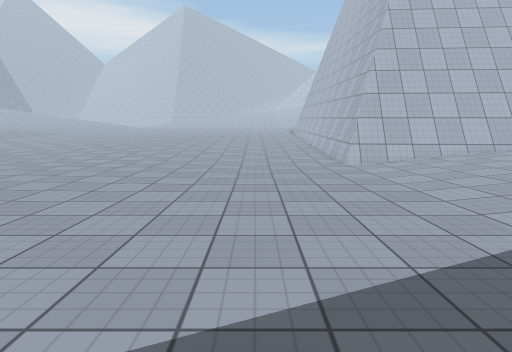
view 1 (above)

21 first-person views from a walk through a scene from a Unity 3-D project. The camera is 1.3 m above the floor, tilts 10° down and sees 75° across. The floor is counted in squares, 1 m on a side. Each view is taken from the middle of a square. On the plan, view 1 faces up. The plan holds only what a view shows up to about 14 squares ahead; the rest is blank. The place goes on beyond the plan. The player character is not drawn. Some surface patterns are stand-ins.

view 2
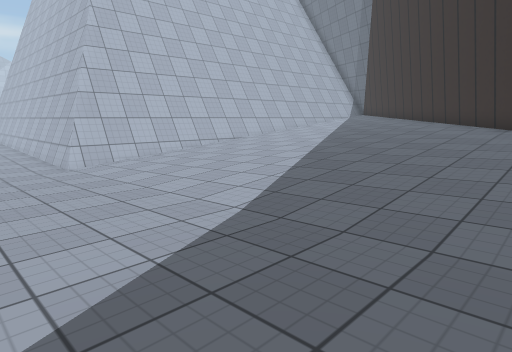

view 3
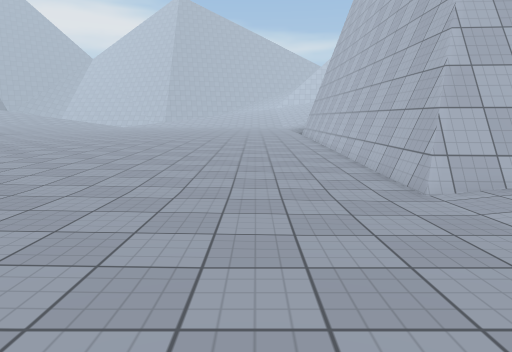

view 4
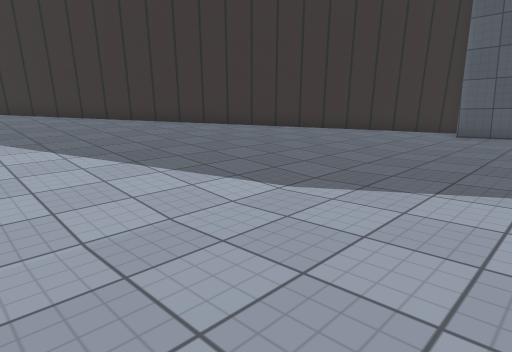

view 5
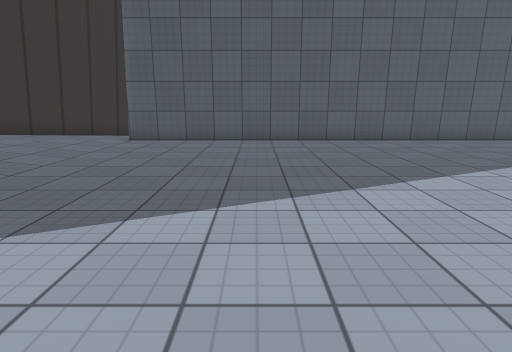

view 6
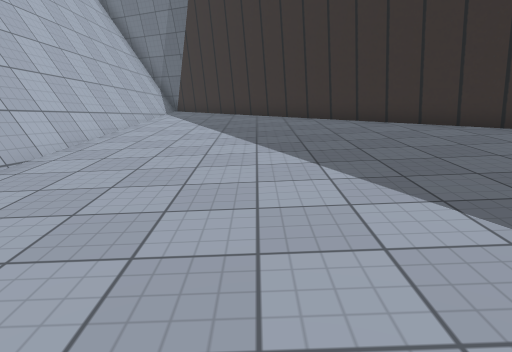

view 7
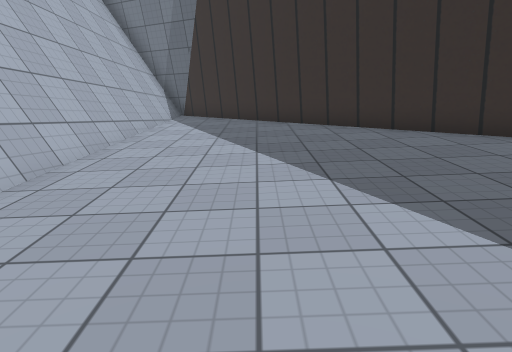

view 8
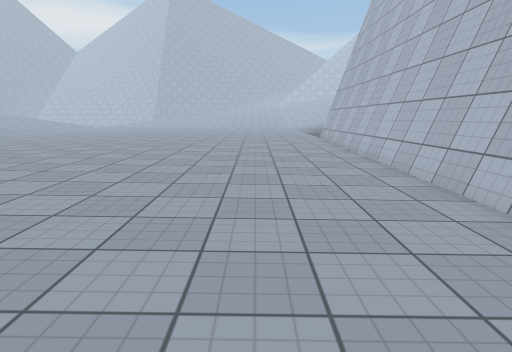

view 9
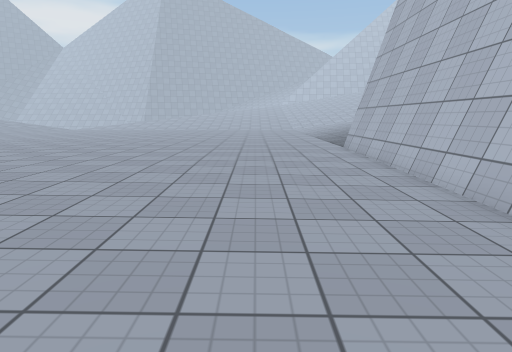

view 10
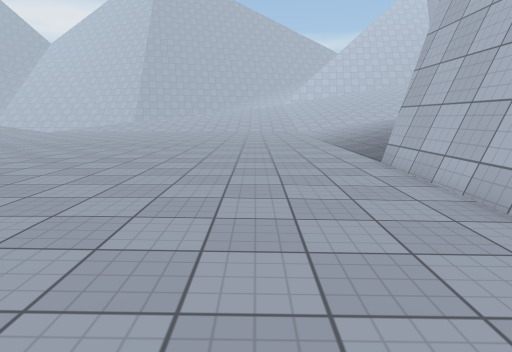

view 11
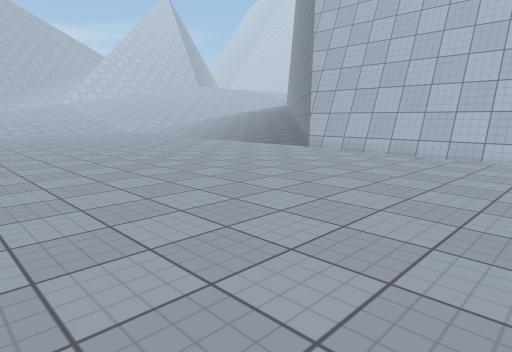

view 12
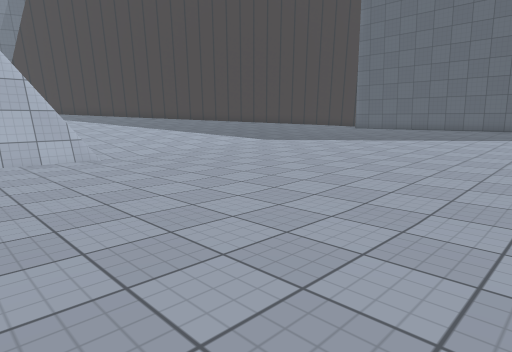

view 13
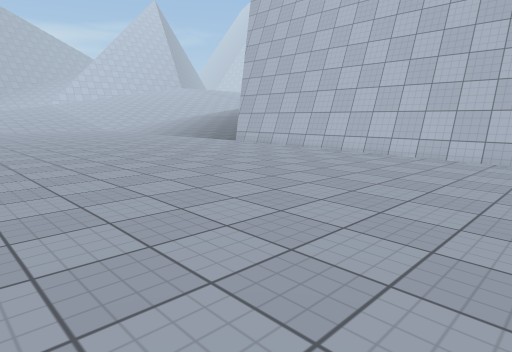

view 14
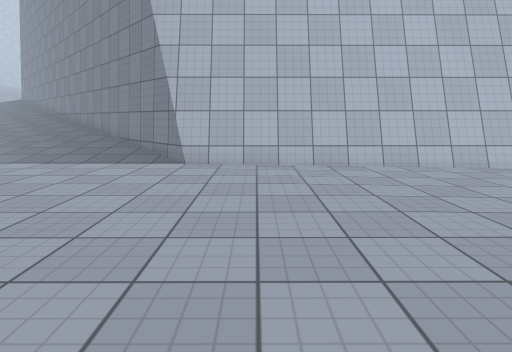

view 15
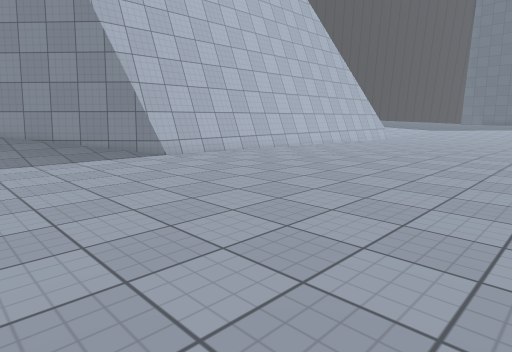

view 16
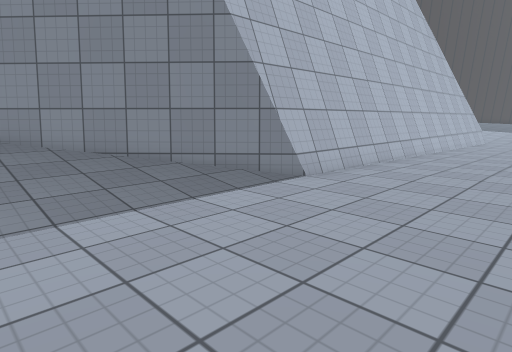

view 17
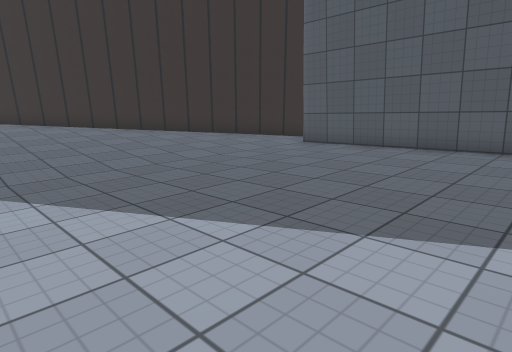

view 18
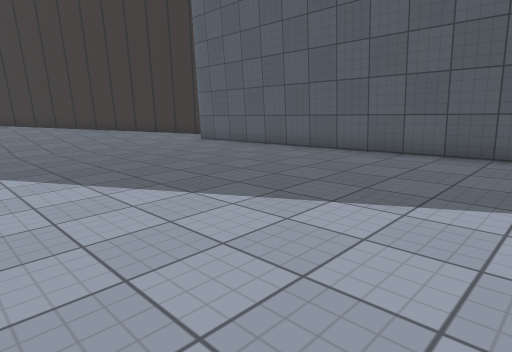

view 19
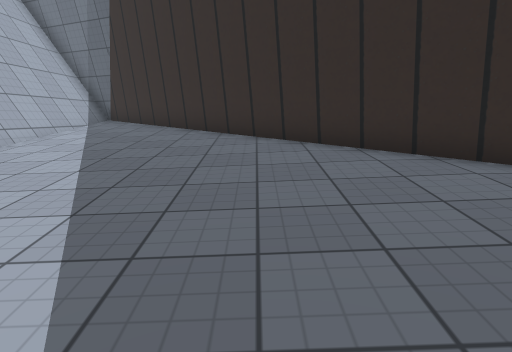

view 20
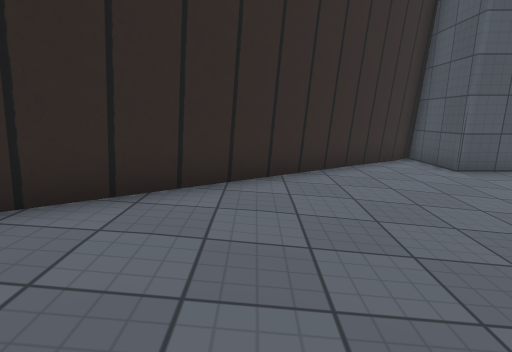

view 21
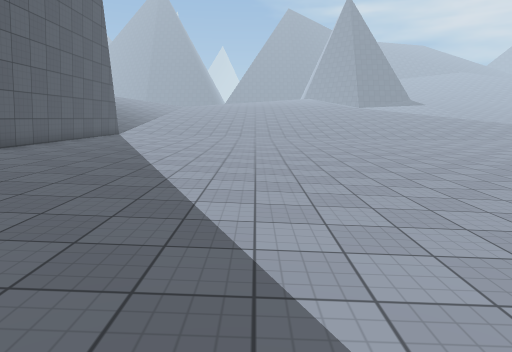

### Floor plan
Key: @ floor where view 1 was taken; # wall or solid block; . main floor; : floor 0.25 m higher than the main floor; - floor 0.25 m lower than the main floor; + floor 0.5 m higher than the main floor; * floor 0.75 m higher than the main floor; % floor 1 m higher than the main floor; & floor 1.25 m higher than the main floor; $ floor 1.5 m higher than the main floor; / step, stairs or slope.
Columns run from 9 left of view 1 to 23 right of it. Each row starts with its distance up from view 1.
 37   ..... . ....////
 36 ..............///*#
 35 ..............//+##
 34 ............../+##
 33  .............:##
 32 ..............##
 31 .............##
 30 .............#
 29  ............#
 28  ............#
 27 .............#
 26 .............#
 25 .............#
 24 .............#
 23  ............#
 22 .............#
 21 .............#
 20 .............#
 19 ............-#
 18 ...........--#
 17 ..........---#
 16  ........----#
 15 ........-----#
 14 .......------##
 13 ......-------####################
 12 ......--------...::+++**%%%&&&$$#
 11 .......-------..:::++***%%%&&$$##
 10 .........----...::+++***%%&&&$##
  9 ...............:::+++**%%%&&$##
  8 ...............:::++***%%&&&##
  7 ..............:::+++**%%%&&##
  6 ..............:::++***%%%&##
  5 ..............::+++***%%&##
  4 :............:::++***%%%&#
  3 :::::::::::::::+++***%%%##
  2 :::::::::::::::+++**%%%##
  1 :::::::::::::::++***%%##
  0 :::::::::@::::+++**%%##
 -1 ::::::::::::::++***%##
 -2 :::::::::::::+++***##
 -3 :::::::::::::+++**##
 -4 +++++++++++++++**##
 -5 +++++++++++++++*##
 -6 #############++##
 -7             #+##
 -8             ###

Where each view was taken, in squares from view 1:
view 1: 0 up, 0 right, facing up
view 2: 0 up, 0 right, facing up-right
view 3: 6 up, 0 right, facing up
view 4: 8 up, 0 right, facing down-right
view 5: 6 up, 1 left, facing down
view 6: 8 up, 5 right, facing right
view 7: 9 up, 8 right, facing right
view 8: 13 up, 0 right, facing up
view 9: 18 up, 0 right, facing up
view 10: 22 up, 0 right, facing up
view 11: 22 up, 9 left, facing up-right
view 12: 17 up, 9 left, facing down-right
view 13: 17 up, 9 left, facing up-right
view 14: 29 up, 6 left, facing right
view 15: 37 up, 7 left, facing down-right
view 16: 37 up, 1 left, facing down-right
view 17: 4 up, 4 left, facing down-right
view 18: 3 up, 9 left, facing down-right
view 19: 6 up, 9 right, facing right
view 20: 3 up, 9 right, facing down
view 21: 3 up, 5 right, facing left
